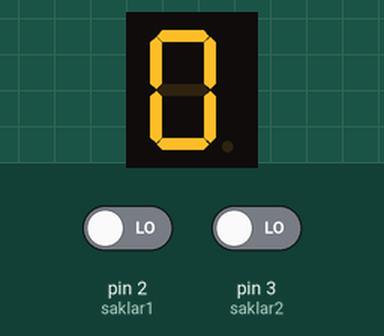
Recording of a sketch running on a simulated Arduino Uno, built with avr-gcc and run on an emulated ATmega328P. Shown: 1-digit seven-segment display. The inputs (shaded band) are chosen by the test bench; at power-on: pin 2 (saklar1) LOW, pin 3 (saklar2) LOW.

Above: at 2.8 s.
2.9 s: pin 2 (saklar1) driven HIGH
At 3.4 s:
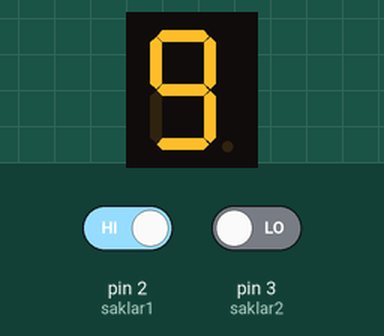
At 4.8 s:
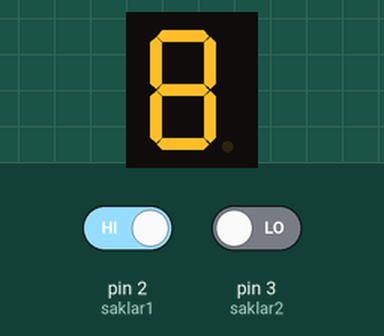
Timing chart, 0 to 6.3 s (numbered marks = the images above; inputs shaded):
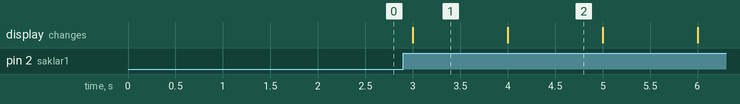

The sketch:

Nomer3.ino
```cpp
#include <SevSeg.h>
SevSeg sevseg;
const int saklar1 = 2;
const int saklar2 = 3;
void setup() {
  byte sevenSegments = 1;
  byte commonPins[] = {};
  byte sevenPins[] = {11,10,9,8,7,6,5,4};
  bool resistor = true;
  sevseg.begin(COMMON_CATHODE, sevenSegments, commonPins, sevenPins, resistor);
  sevseg.setBrightness(90);

  pinMode(saklar1, INPUT);
  pinMode(saklar2, INPUT);
  Serial.begin(9600);
}
void loop() {
  checking(digitalRead(saklar1), digitalRead(saklar2));
}
void checking(bool saklar1, bool saklar2){
  if(saklar1==LOW && saklar2==LOW){
    setSevSeg(0);
  }
  else if(saklar1==LOW && saklar2==HIGH){
    for(int i=0; i<=9; i++){
      setSevSeg(i);
    }
  }
  else if(saklar1==HIGH && saklar2==LOW){
    for(int i=9; i>=0; i--){
      setSevSeg(i);
    }
  }
  else if(saklar1==HIGH && saklar2==HIGH){
    Serial.print("Stop");
    delay(100); //Untuk Stop
  }
}
void setSevSeg(int num){
  sevseg.setNumber(num);
  sevseg.refreshDisplay();
  delay(1000); //1 detik
}
```

Measured:
- after the input at 2.9 s, the display: changes after 0.10 s (image 1)
- what the display in image 1 shows lasts 1.0 s, from 3.0 s to 4.0 s
